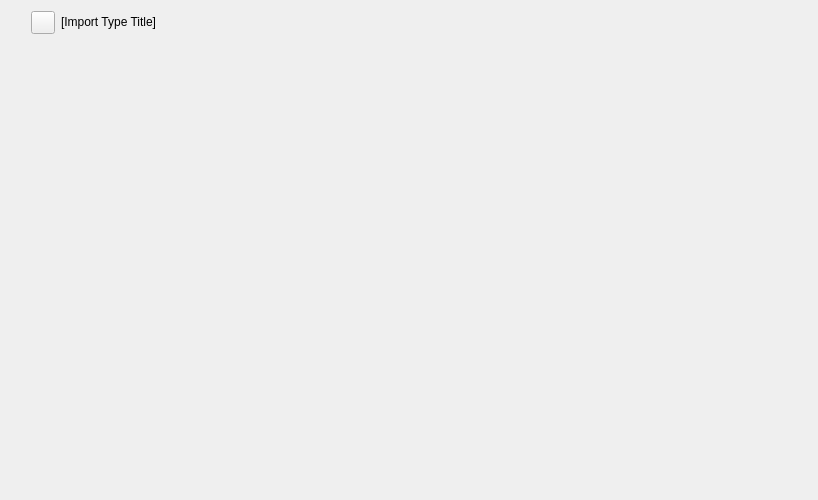
<?xml version="1.0" encoding="UTF-8"?>
<!-- Copyright 2024, MCSL Team, mailto:services@mcsl.com.cn

     Part of "MCSL2", a simple and multifunctional Minecraft server launcher.

     Licensed under the GNU General Public License, Version 3.0, with our
     additional agreements. (the "License");
     you may not use this file except in compliance with the License.
     You may obtain a copy of the License at

        https://github.com/MCSLTeam/MCSL2/raw/master/LICENSE -->


<ui version="4.0">
 <class>importPageWidget</class>
 <widget class="QWidget" name="importPageWidget">
  <property name="geometry">
   <rect>
    <x>0</x>
    <y>0</y>
    <width>818</width>
    <height>499</height>
   </rect>
  </property>
  <property name="windowTitle">
   <string/>
  </property>
  <layout class="QGridLayout" name="gridLayout">
   <item row="0" column="1">
    <widget class="TransparentToolButton" name="backToMain"/>
   </item>
   <item row="0" column="2">
    <widget class="SubtitleLabel" name="importPageTitle">
     <property name="sizePolicy">
      <sizepolicy hsizetype="Fixed" vsizetype="Fixed">
       <horstretch>0</horstretch>
       <verstretch>0</verstretch>
      </sizepolicy>
     </property>
     <property name="text">
      <string>[Import Type Title]</string>
     </property>
    </widget>
   </item>
   <item row="0" column="3">
    <spacer name="Spacer1">
     <property name="orientation">
      <enum>Qt::Horizontal</enum>
     </property>
     <property name="sizeHint" stdset="0">
      <size>
       <width>619</width>
       <height>20</height>
      </size>
     </property>
    </spacer>
   </item>
   <item row="1" column="1">
    <spacer name="Spacer3">
     <property name="orientation">
      <enum>Qt::Vertical</enum>
     </property>
     <property name="sizeHint" stdset="0">
      <size>
       <width>20</width>
       <height>449</height>
      </size>
     </property>
    </spacer>
   </item>
   <item row="1" column="2" colspan="2">
    <widget class="SmoothScrollArea" name="importScrollArea">
     <property name="frameShape">
      <enum>QFrame::NoFrame</enum>
     </property>
     <property name="verticalScrollBarPolicy">
      <enum>Qt::ScrollBarAsNeeded</enum>
     </property>
     <property name="horizontalScrollBarPolicy">
      <enum>Qt::ScrollBarAsNeeded</enum>
     </property>
     <property name="widgetResizable">
      <bool>true</bool>
     </property>
     <property name="alignment">
      <set>Qt::AlignCenter</set>
     </property>
     <widget class="QWidget" name="importScrollAreaWidgetContents">
      <property name="geometry">
       <rect>
        <x>0</x>
        <y>0</y>
        <width>742</width>
        <height>452</height>
       </rect>
      </property>
      <layout class="QVBoxLayout" name="verticalLayout_2"/>
     </widget>
    </widget>
   </item>
   <item row="0" column="0" rowspan="2">
    <spacer name="Spacer2">
     <property name="orientation">
      <enum>Qt::Horizontal</enum>
     </property>
     <property name="sizeType">
      <enum>QSizePolicy::Fixed</enum>
     </property>
     <property name="sizeHint" stdset="0">
      <size>
       <width>20</width>
       <height>478</height>
      </size>
     </property>
    </spacer>
   </item>
  </layout>
 </widget>
 <customwidgets>
  <customwidget>
   <class>ToolButton</class>
   <extends>QToolButton</extends>
   <header>qfluentwidgets</header>
  </customwidget>
  <customwidget>
   <class>TransparentToolButton</class>
   <extends>ToolButton</extends>
   <header>qfluentwidgets</header>
  </customwidget>
  <customwidget>
   <class>SmoothScrollArea</class>
   <extends>QScrollArea</extends>
   <header>qfluentwidgets</header>
   <container>1</container>
  </customwidget>
  <customwidget>
   <class>SubtitleLabel</class>
   <extends>QLabel</extends>
   <header>qfluentwidgets</header>
  </customwidget>
 </customwidgets>
 <resources/>
 <connections/>
</ui>
